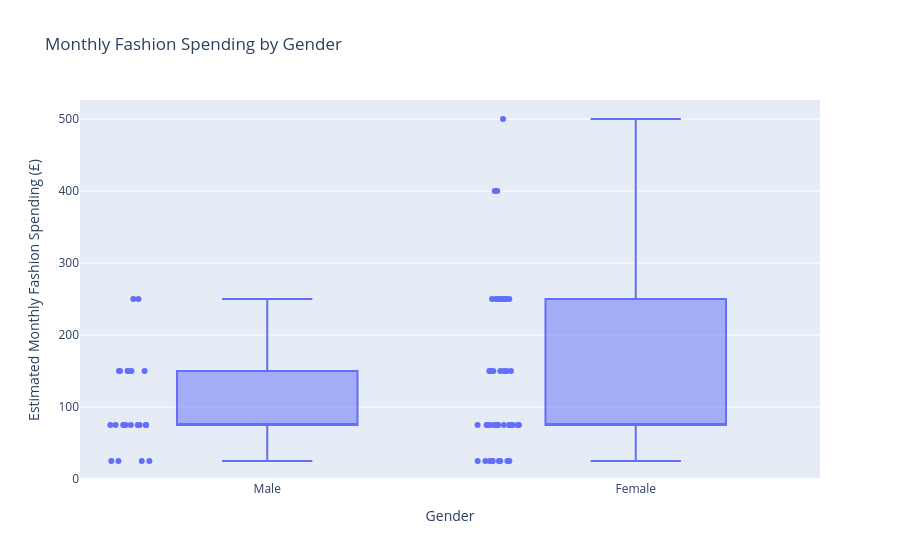

Notebook cell for this chart:
### Markdown cell above
## 10. Monthly fashion spending by gender

### Code cell
fig = px.box(
    analysis_df,
    x='Gender',
    y='Fashion_Spending',
    points='all',
    title='Monthly Fashion Spending by Gender',
    labels={
        'Gender':'Gender',
        'Fashion_Spending':'Estimated Monthly Fashion Spending (£)'
    }
)
fig.show()

### Figure 1 — Plotly figure (JSON) as saved in the notebook; plotly's stock layout.template omitted (floating-point values rounded to 4 significant figures)
{"data": [{"alignmentgroup": "True", "boxpoints": "all", "hovertemplate": "Gender=%{x}<br>Estimated Monthly Fashion Spending (£)=%{y}<extra></extra>", "legendgroup": "", "marker": {"color": "#636efa"}, "name": "", "notched": false, "offsetgroup": "", "orientation": "v", "showlegend": false, "type": "box", "x": ["Male", "Female", "Female", "Male", "Male", "Female", "Female", "Female", "Female", "Female", "Male", "Male", "Female", "Female", "Female", "Female", "Male", "Female", "Female", "Female", "Male", "Female", "Female", "Female", "Male", "Male", "Female", "Female", "Female", "Female", "Male", "Female", "Male", "Male", "Male", "Female", "Female", "Female", "Male", "Female", "Female", "Female", "Female", "Female", "Female", "Female", "Female", "Male", "Female", "Male", "Male", "Female", "Male", "Female", "Female", "Female", "Male", "Male", "Female", "Female", "Male", "Female", "Female", "Female", "Female", "Male", "Female", "Female"], "x0": " ", "xaxis": "x", "y": [75, 250, 25, 75, 75, 250, 25, 75, 25, 250, 250, 75, 150, 75, 75, 150, 25, 250, 75, 250, 25, 150, 150, 75, 75, 150, 250, 75, 250, 25, 75, 75, 150, 75, 25, 150, 150, 75, 150, 25, 400, 25, 25, 75, 25, 250, 250, 75, 75, 75, 150, 150, 250, 75, 75, 150, 75, 150, 75, 75, 150, 75, 500, 75, 400, 25, 25, 150], "y0": " ", "yaxis": "y"}], "layout": {"boxmode": "group", "legend": {"tracegroupgap": 0}, "title": {"text": "Monthly Fashion Spending by Gender"}, "xaxis": {"anchor": "y", "domain": [0, 1], "title": {"text": "Gender"}}, "yaxis": {"anchor": "x", "domain": [0, 1], "title": {"text": "Estimated Monthly Fashion Spending (£)"}}}}
